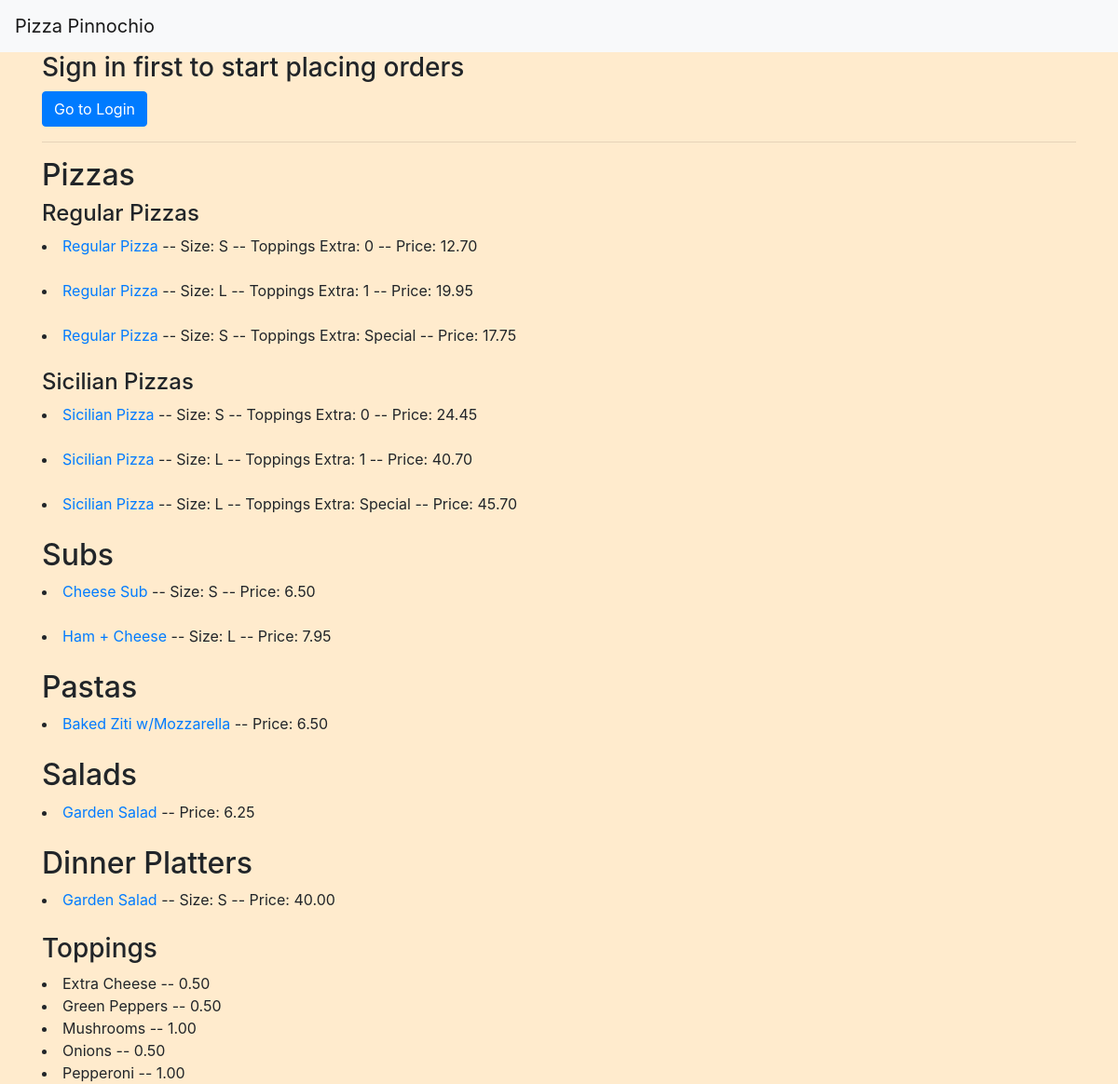
The app's page /menu/ with its own data.
### orders/models.py (models this page shows, shortened)
class MenuItem(models.Model):
    categories = [
        ('Pz','Pizzas'),
        ('Sb','Subs'),
        ('Ps','Pastas'),
        ('Sd','Salads'),
        ('Dn','Dinner'),
    ]
    category = models.CharField(max_length=2, choices=categories, blank=True)
    name = models.CharField(max_length=80)
    toppings = models.ManyToManyField(Topping, blank=True)
    sizes = (
        ('S', 'Small'),
        ('L', 'Large'),
        ('X', 'Extra Large'),
        )
    item_size = models.CharField(max_length=1, choices=sizes, blank=True)
    toppings_extra = models.PositiveIntegerField(null=True, blank=True)
    price = models.DecimalField(max_digits=8, decimal_places=2)

class Topping(models.Model):
    name = models.CharField(max_length=40)
    price = models.DecimalField(max_digits=4, decimal_places=2, default=0.00)

### orders/views.py (the view)
# urls.py: path("menu/", views.index, name="index"),
def index(request):
    items = MenuItem.objects.all()
    current_user = request.user
    context = {
        "user": current_user,
        "reg_pizzas": items.filter(name='Regular Pizza').all(),
        "sicilian_pizzas": items.filter(name='Sicilian Pizza').all(),
        "subs": items.filter(category='Sb').all(),
        "pastas": items.filter(category='Ps').all(),
        "salads": items.filter(category='Sd').all(),
        "platters": items.filter(category='Dn').all(),
        "toppings": Topping.objects.order_by('name')
    }
    return render(request, 'orders/index.html', context)

### orders/templates/orders/index.html (shortened to what this page needs)
{% extends "orders/base.html" %}
{% block body %}
    {% if user.is_authenticated %}
        <h2>Hello, {{ user.first_name }} {{ user.last_name }}</h2>
        <!-- <ul>
            <li>Currently logged in as: {{ user }}</li>
            <li>Email: {{ user.email }}</li>
        </ul> -->
        <form action="{% url 'users:logout' %}" method="post">
            {% csrf_token %}
            <input type="submit" type="Logout" value="Logout">
        </form>
    {% else %}
        <h3>Sign in first to start placing orders</h3>
        <a href="{% url 'users:login' %}" class="btn btn-primary">
            Go to Login
        </a>
    {% endif %}
    <hr>
    <h2>Pizzas</h2>
    <h4 id="regpizzas">Regular Pizzas</h4>
    {% for item in reg_pizzas %}
        <li>
            <a href="{% url 'orders:detail' item.id %}">
            {{ item.name }}
            </a>
            -- Size: {{ item.item_size }}
            -- Toppings Extra: {{ item.toppings_extra|default_if_none:"Special" }}
            -- Price: {{ item.price }}
        </li>
        <br>
    {% endfor %}
    <h4 id="sicpizza">Sicilian Pizzas</h4>
    {% for item in sicilian_pizzas %}
        <li>
            <a href="{% url 'orders:detail' item.id %}">
            {{ item.name }}
            </a>
            -- Size: {{ item.item_size }}
            -- Toppings Extra: {{ item.toppings_extra|default_if_none:"Special" }}
            -- Price: {{ item.price }}
        </li>
        <br>
    {% endfor %}
    <h2>Subs</h2>
    {% for item in subs %}
        <li>
            <a href="{% url 'orders:detail' item.id %}">
            {{ item.name }}
            </a>
            -- Size: {{ item.item_size }}
            -- Price: {{ item.price }}
        </li>
        <br>
    {% endfor %}
    <h2>Pastas</h2>
    {% for item in pastas %}
        <li>
            <a href="{% url 'orders:detail' item.id %}">
            {{ item.name }}
            </a>
            -- Price: {{ item.price }}
        </li>
        <br>
    {% endfor %}
    <h2>Salads</h2>
    {% for item in salads %}
        <li>
            <a href="{% url 'orders:detail' item.id %}">
            {{ item.name }}
            </a>
            -- Price: {{ item.price }}
        </li>
        <br>
    {% endfor %}
    <h2>Dinner Platters</h2>
    {% for item in platters %}
        <li>
            <a href="{% url 'orders:detail' item.id %}">
            {{ item.name }}
            </a>
            -- Size: {{ item.item_size }}
            -- Price: {{ item.price }}
        </li>
        <br>
    {% endfor %}
    <h3>Toppings</h3>
    {% for item in toppings %}
        <li>
            {{ item.name }} -- {{ item.price }}
        </li>
    {% endfor %}
{% endblock %}

### orders/templates/orders/base.html (shortened to what this page needs)
{% load static %}
<!DOCTYPE html>
<html>
<head>
    <link href="https://stackpath.bootstrapcdn.com/bootstrap/4.1.1/css/bootstrap.min.css" rel="stylesheet"
>
    <link rel="stylesheet" href="https://use.fontawesome.com/releases/v5.0.13/css/all.css"
>
    <link rel="stylesheet" type="text/css" href="{% static 'css/main.css' %}">
</head>
<body>
    <nav id="navbar-example2" class="navbar navbar-light bg-light">
        <a class="navbar-brand" href="{% url 'orders:index' %}">Pizza Pinnochio</a>
    </nav>
    <div class="container">
        {% block body %}
        {% endblock body%}
    </div>
</body>
</html>

### static/css/main.css (style rules this page uses)
body { background-color: blanchedalmond; }

### records on screen
MenuItem: name "Regular Pizza", item_size "S", toppings_extra "0", price "12.70"
MenuItem: name "Regular Pizza", item_size "L", toppings_extra "1", price "19.95"
MenuItem: name "Regular Pizza", item_size "S", toppings_extra "Special", price "17.75"
MenuItem: name "Sicilian Pizza", item_size "S", toppings_extra "0", price "24.45"
MenuItem: name "Sicilian Pizza", item_size "L", toppings_extra "1", price "40.70"
MenuItem: name "Sicilian Pizza", item_size "L", toppings_extra "Special", price "45.70"
MenuItem: name "Cheese Sub", item_size "S", price "6.50"
MenuItem: name "Ham + Cheese", item_size "L", price "7.95"
MenuItem: name "Baked Ziti w/Mozzarella", price "6.50"
MenuItem: name "Garden Salad", price "6.25"
MenuItem: name "Garden Salad", item_size "S", price "40.00"
Topping: name "Extra Cheese", price "0.50"
Topping: name "Green Peppers", price "0.50"
Topping: name "Mushrooms", price "1.00"
Topping: name "Onions", price "0.50"
Topping: name "Pepperoni", price "1.00"
